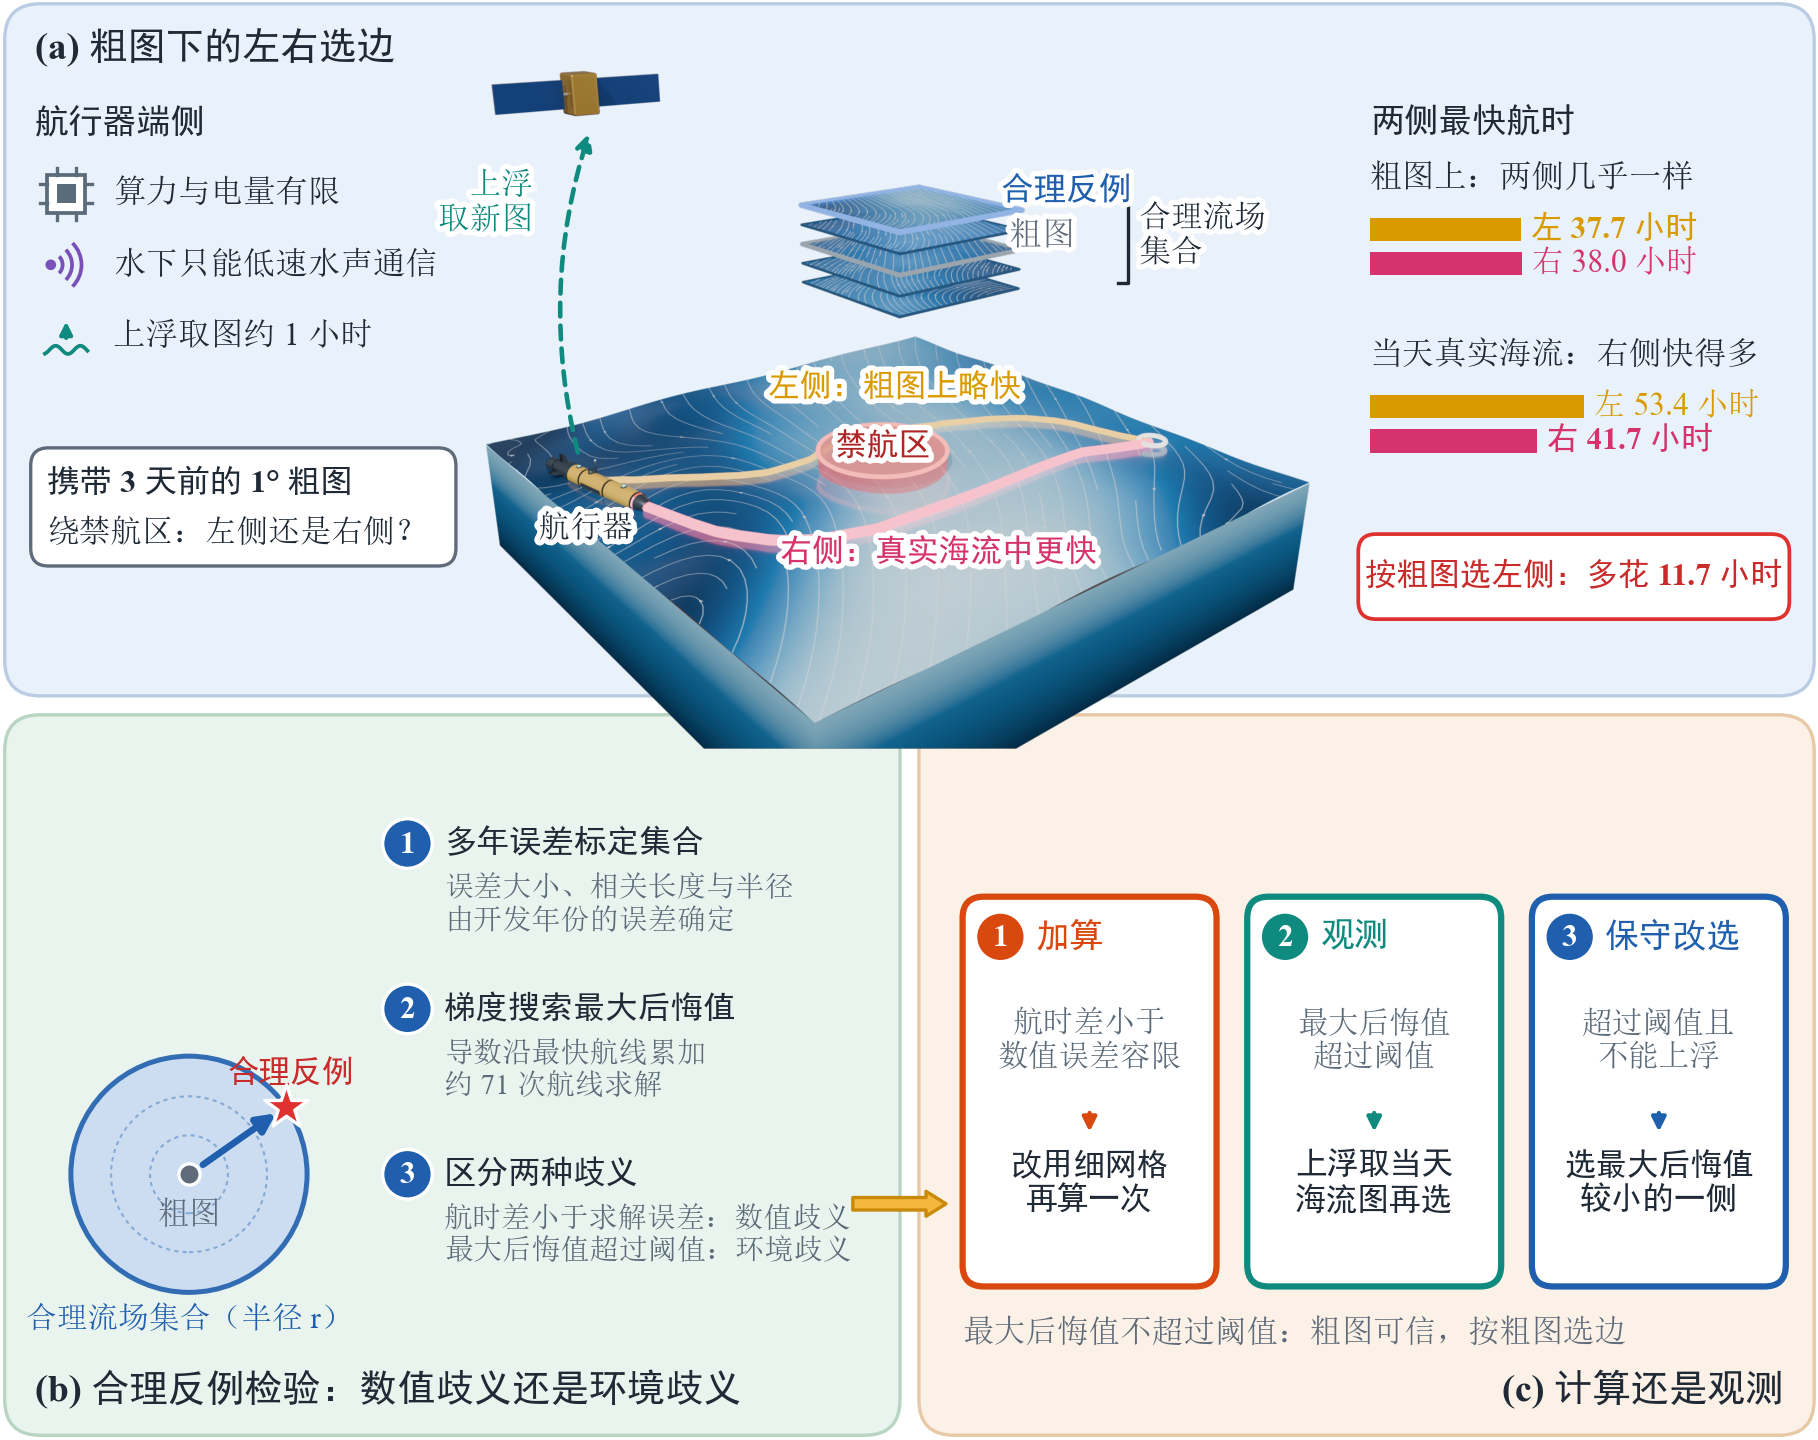

The script that saved this image:
"""Fig. 1: the decision, the test and the responses around one 3-D scene.
Centre: the example mission's sea (real current of 2022-01-18), the no-go zone, both fastest routes, the vehicle,
the stack of plausible fields (coarse map in the middle, counterexample on top) and a satellite (new map).
(a) the side choice under a coarse map: what the vehicle has, and the two sides' times on the map and in
    the real current; (b) the plausible counterexample test; (c) compute or observe.
The 3-D scene is rendered by blender/render_route.py (textures by blender/make_route_textures.py)."""
import json

import numpy as np
import matplotlib.pyplot as plt
from matplotlib.patches import FancyBboxPatch, Circle, FancyArrowPatch, Arc, Polygon, Rectangle
from matplotlib.font_manager import FontProperties
from PIL import Image

import rstyle as st
import rmaps as rm

W, H = 154.0, 122.0
PANEL = {"a": "#E9F1FA", "b": "#EAF4EE", "c": "#FBF1E6"}
EDGE = {"a": "#B9CCE3", "b": "#B7D5C1", "c": "#E7C9A6"}
SERIF = ["Times New Roman", "SimSun"]


def fp(size=8.0, bold=False):
    return FontProperties(family=["Times New Roman", "SimHei"] if bold else SERIF, size=size,
                          weight="bold" if bold else "normal")


def T(ax, x, y, s, size=8.0, bold=False, col=st.INK, ha="left", va="center", **kw):
    return ax.text(x, y, s, fontproperties=fp(size, bold), color=col, ha=ha, va=va, **kw)


def rbox(ax, x, y, w, h, fc, ec="none", lw=1.0, r=2.0, z=0, alpha=1.0):
    ax.add_patch(FancyBboxPatch((x, y), w, h, boxstyle=f"round,pad=0,rounding_size={r}", fc=fc, ec=ec, lw=lw,
                                zorder=z, alpha=alpha))


def num(ax, x, y, k, col, r=2.1):
    ax.add_patch(Circle((x, y), r, fc=col, ec="white", lw=0.8, zorder=6))
    T(ax, x, y - 0.1, str(k), size=7.6, bold=True, col="white", ha="center", zorder=7)


def block_arrow(ax, p, q, col="#F5B83D", width=3.2, head=6.0, z=5):
    ax.add_patch(FancyArrowPatch(p, q, arrowstyle=f"simple,head_width={head},head_length={head * 0.8},tail_width={width}",
                                 mutation_scale=1.0, fc=col, ec="#C98A0B", lw=0.8, zorder=z))


def icon_chip(ax, x, y, s=3.2, col=st.MUTED):
    ax.add_patch(Rectangle((x - s / 2, y - s / 2), s, s, fc="white", ec=col, lw=0.9, zorder=5))
    ax.add_patch(Rectangle((x - s / 4, y - s / 4), s / 2, s / 2, fc=col, ec="none", zorder=5))
    for k in (-0.25, 0.25):
        for a, b in (((x + k * s, y + s / 2), (x + k * s, y + s / 2 + 0.6)), ((x + k * s, y - s / 2), (x + k * s, y - s / 2 - 0.6)),
                     ((x + s / 2, y + k * s), (x + s / 2 + 0.6, y + k * s)), ((x - s / 2, y + k * s), (x - s / 2 - 0.6, y + k * s))):
            ax.plot([a[0], b[0]], [a[1], b[1]], color=col, lw=0.8, zorder=5)


def icon_wave(ax, x, y, col=st.ENS):
    ax.add_patch(Circle((x - 1.3, y), 0.45, fc=col, ec="none", zorder=5))
    for r in (1.0, 1.8, 2.6):
        ax.add_patch(Arc((x - 1.3, y), 2 * r, 2 * r, theta1=-45, theta2=45, color=col, lw=0.9, zorder=5))


def icon_up(ax, x, y, col=st.OBS):
    xs = np.linspace(x - 1.8, x + 1.8, 30)
    ax.plot(xs, y - 1.2 + 0.35 * np.sin(xs * 3.0), color=col, lw=0.9, zorder=5)
    ax.add_patch(FancyArrowPatch((x, y - 0.9), (x, y + 1.9), arrowstyle="-|>", mutation_scale=6, color=col, lw=1.0,
                                 zorder=5))


def time_bars(ax, x, y, label, tL, tR, w=26.0, tmax=56.0):
    T(ax, x, y + 3.3, label, size=7.8)
    for k, (a, t) in enumerate((("L", tL), ("R", tR))):
        yy = y - 1.0 - 2.9 * k
        ax.add_patch(Rectangle((x, yy - 1.0), w * t / tmax, 2.0, fc=rm.SIDE_D[a], ec="none", zorder=4))
        best = t == min(tL, tR)
        T(ax, x + w * t / tmax + 0.8, yy, f"{'左' if a == 'L' else '右'} {t:.1f} 小时", size=7.6, bold=best,
          col=rm.SIDE_D[a])


def main():
    st.setup()
    fig = plt.figure(figsize=(W * st.MM, H * st.MM))
    bg = fig.add_axes([0, 0, 1, 1])
    bg.set_xlim(0, W)
    bg.set_ylim(0, H)
    bg.axis("off")
    # panels
    ya = 63.0
    rbox(bg, 0.4, ya, W - 0.8, H - ya - 0.4, PANEL["a"], EDGE["a"], 0.8, r=3.0)
    rbox(bg, 0.4, 0.4, W / 2 - 1.2, ya - 2.0, PANEL["b"], EDGE["b"], 0.8, r=3.0)
    rbox(bg, W / 2 + 0.8, 0.4, W / 2 - 1.2, ya - 2.0, PANEL["c"], EDGE["c"], 0.8, r=3.0)
    T(bg, 3.0, H - 4.0, "(a) 粗图下的左右选边", size=9.2, bold=True)
    T(bg, 3.0, 4.3, "(b) 合理反例检验：数值歧义还是环境歧义", size=9.2, bold=True)
    T(bg, W - 3.0, 4.3, "(c) 计算还是观测", size=9.2, bold=True, ha="right")

    # ---- centre render ----
    im = Image.open(st.OUT / "renders" / "route_scene.png")
    A = json.load(open(st.OUT / "renders" / "route_anchors.json"))
    alpha = np.array(im)[:, :, 3]
    ys_, xs_ = np.where(alpha > 8)
    cx0, cx1, cy0, cy1 = xs_.min() - 4, xs_.max() + 4, ys_.min() - 4, ys_.max() + 4
    crop = im.crop((cx0, cy0, cx1, cy1))
    rw = 70.0
    rh = rw * (cy1 - cy0) / (cx1 - cx0)
    rx, ry = 41.0, H - 6.0 - rh
    ra = fig.add_axes([rx / W, ry / H, rw / W, rh / H])
    ra.imshow(crop)
    ra.axis("off")
    ra.set_zorder(2)

    def P(name):
        px, py = A[name]
        return rx + (px - cx0) / (cx1 - cx0) * rw, ry + rh - (py - cy0) / (cy1 - cy0) * rh

    ov = fig.add_axes([0, 0, 1, 1])
    ov.set_xlim(0, W)
    ov.set_ylim(0, H)
    ov.axis("off")
    ov.set_zorder(3)
    # labels on the scene
    x, y = P("nogo")
    st.note(ov, x, y + 0.2, "禁航区", col="#B02525", size=7.6, ha="center", weight="bold")
    xn, yn = x, y
    x, y = P("routeR")
    st.note(ov, x - 1.0, y - 4.2, "右侧：真实海流中更快", col=rm.PINK_D, size=7.6, weight="bold", ha="center")
    st.note(ov, xn + 1.0, yn + 5.2, "左侧：粗图上略快", col=rm.GOLD_D, size=7.6, weight="bold", ha="center")
    x, y = P("auv")
    st.note(ov, x - 1.0, y - 3.8, "航行器", size=7.6, ha="center")
    xs, ys = P("sheet_cx")
    st.note(ov, xs + 2.8, ys + 0.6, "合理反例", col=st.OURS, size=7.8, weight="bold", ha="left")
    xm, ym = P("sheet_map")
    st.note(ov, xm + 3.6, ym, "粗图", col=st.MAP, size=7.8, ha="left")
    xl, yl = P("sheet_low")
    xb_ = max(xs, xl) + 13.5
    ov.plot([xb_ - 0.8, xb_, xb_, xb_ - 0.8], [ys + 1.2, ys + 1.2, yl - 0.8, yl - 0.8], color=st.INK, lw=0.8)
    st.note(ov, xb_ + 1.0, (ys + yl) / 2, "合理流场\n集合", col=st.INK, size=7.6, ha="left")
    xa, ya_ = P("auv")
    xsat, ysat = P("sat")
    ov.annotate("", xy=(xsat + 1.0, ysat - 2.6), xytext=(xa - 1.5, ya_ + 2.0),
                arrowprops=dict(arrowstyle="-|>", color=st.OBS, lw=1.1, ls=(0, (3, 2)), mutation_scale=8,
                                connectionstyle="arc3,rad=-0.15"))
    st.note(ov, xsat - 4.0, ysat - 6.5, "上浮\n取新图", col=st.OBS, size=7.6, ha="right", va="top")

    # ---- (a) left: what the vehicle has ----
    T(ov, 3.0, H - 10.5, "航行器端侧", size=8.2, bold=True)
    rows = [(icon_chip, "算力与电量有限"), (icon_wave, "水下只能低速水声通信"), (icon_up, "上浮取图约 1 小时")]
    for k, (ic, txt) in enumerate(rows):
        yy = H - 16.5 - 6.0 * k
        ic(ov, 5.6, yy)
        T(ov, 9.6, yy, txt, size=7.8)
    rbox(ov, 2.6, H - 48.0, 36.0, 10.0, "white", st.MAP, 0.8, r=1.5, z=4)
    T(ov, 4.0, H - 41.0, "携带 3 天前的 1° 粗图", size=7.8, bold=True, zorder=5)
    T(ov, 4.0, H - 45.2, "绕禁航区：左侧还是右侧？", size=7.6, zorder=5)
    # ---- (a) right: the two sides' times ----
    xr = W - 38.0
    T(ov, xr, H - 10.5, "两侧最快航时", size=8.2, bold=True)
    time_bars(ov, xr, H - 18.5, "粗图上：两侧几乎一样", 37.7, 38.0, w=19.0)
    time_bars(ov, xr, H - 33.5, "当天真实海流：右侧快得多", 53.4, 41.7, w=19.0)
    rbox(ov, xr - 1.0, H - 52.5, 36.5, 7.2, "white", "#E03131", 0.9, r=1.5, z=4)
    T(ov, xr + 17.25, H - 48.9, "按粗图选左侧：多花 11.7 小时", size=7.6, bold=True, col="#C92A2A", ha="center", zorder=5)

    # ---- (b) the test ----
    zx = fig.add_axes([2.5 / W, 9.0 / H, 27.0 / W, 27.0 / H])
    zx.set_xlim(-1.35, 1.35)
    zx.set_ylim(-1.35, 1.35)
    zx.set_aspect("equal")
    zx.axis("off")
    zx.set_zorder(4)
    zx.add_patch(Circle((0, 0), 1.0, fc=st.OURS_LIGHT, ec=st.OURS, lw=1.2, alpha=0.9))
    for rr in (0.33, 0.66):
        zx.add_patch(Circle((0, 0), rr, fc="none", ec=st.OURS, lw=0.5, alpha=0.4, ls=(0, (2, 2))))
    zx.scatter([0], [0], s=26, color=st.MAP, edgecolor="white", lw=0.8, zorder=4)
    ang = np.deg2rad(35)
    zx.annotate("", xy=(np.cos(ang) * 0.97, np.sin(ang) * 0.97), xytext=(0.06, 0.04),
                arrowprops=dict(arrowstyle="-|>", color=st.OURS, lw=1.6, mutation_scale=9))
    zx.scatter([np.cos(ang)], [np.sin(ang)], s=120, marker="*", color="#E03131", edgecolor="white", lw=0.8, zorder=5)
    zx.text(0.0, -0.22, "粗图", ha="center", va="top", fontproperties=fp(7.6), color=st.MAP)
    zx.text(np.cos(ang) + 0.04, np.sin(ang) + 0.16, "合理反例", ha="center", va="bottom", fontproperties=fp(7.6, True),
            color="#C92A2A")
    zx.text(0.0, -1.10, "合理流场集合（半径 r）", ha="center", va="top", fontproperties=fp(7.4), color=st.OURS)
    steps = [("多年误差标定集合", "误差大小、相关长度与半径\n由开发年份的误差确定"),
             ("梯度搜索最大后悔值", "导数沿最快航线累加\n约 71 次航线求解"),
             ("区分两种歧义", "航时差小于求解误差：数值歧义\n最大后悔值超过阈值：环境歧义")]
    for k, (head, body) in enumerate(steps):
        yy = 50.5 - 14.0 * k
        num(ov, 34.5, yy, k + 1, st.OURS)
        T(ov, 37.6, yy, head, size=7.8, bold=True)
        T(ov, 37.6, yy - 2.6, body, size=7.0, col=st.MUTED, va="top", linespacing=1.25)

    # ---- (c) compute or observe ----
    cards = [("加算", st.COMPUTE, "航时差小于\n数值误差容限", "改用细网格\n再算一次"),
             ("观测", st.OBS, "最大后悔值\n超过阈值", "上浮取当天\n海流图再选"),
             ("保守改选", st.OURS, "超过阈值且\n不能上浮", "选最大后悔值\n较小的一侧")]
    cw, ch, gx = 21.5, 33.0, 2.6
    x0c = W / 2 + 4.5
    for k, (head, col, cond, act) in enumerate(cards):
        xc = x0c + k * (cw + gx)
        rbox(ov, xc, 13.0, cw, ch, "white", col, 1.5, r=1.8, z=4)
        num(ov, xc + 3.2, 13.0 + ch - 3.4, k + 1, col)
        T(ov, xc + 6.2, 13.0 + ch - 3.4, head, size=8.2, bold=True, col=col, zorder=5)
        T(ov, xc + cw / 2, 13.0 + ch - 9.5, cond, size=7.4, ha="center", va="top", col=st.MUTED, zorder=5, linespacing=1.2)
        ov.add_patch(FancyArrowPatch((xc + cw / 2, 13.0 + ch - 17.6), (xc + cw / 2, 13.0 + ch - 20.6), arrowstyle="-|>",
                                     mutation_scale=7, color=col, lw=1.0, zorder=5))
        T(ov, xc + cw / 2, 13.0 + ch - 21.6, act, size=7.6, bold=True, ha="center", va="top", col=st.INK, zorder=5,
          linespacing=1.2)
    T(ov, x0c, 9.0, "最大后悔值不超过阈值：粗图可信，按粗图选边", size=7.6, col=st.MAP)
    block_arrow(ov, (71.5, 20.0), (W / 2 + 3.8, 20.0), width=3.0, head=6.0)
    st.save(fig, "route1_overview")


if __name__ == "__main__":
    main()
